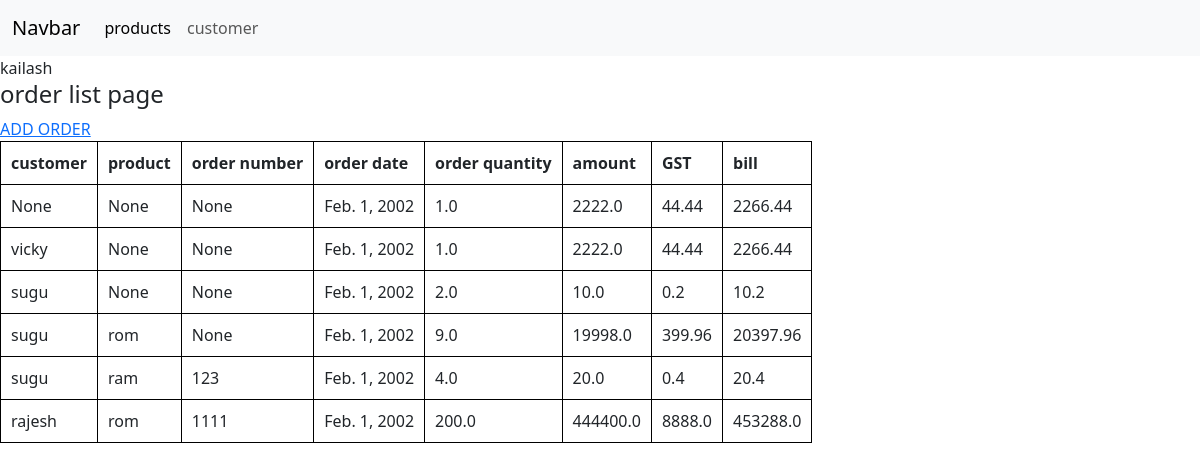
Screenshot of /customer/orderlist/ with the database file from the repository.
### customer/models.py (models this page shows, shortened)
class Order(models.Model):
    customer_reference=models.ForeignKey(Customer,on_delete=models.CASCADE,null=True)
    product_reference=models.ForeignKey(Product,on_delete=models.SET_NULL,null=True)
    order_number=models.CharField(max_length=200,null=True)
    order_date=models.DateField(default=0)
    order_quantity=models.FloatField(default=0)
    amount=models.FloatField(default=0)
    gst=models.FloatField(default=0)
    bill_amount=models.FloatField(default=0)

class Customer(models.Model):
    Customer_name=models.CharField(max_length=200,null=True)
    Customer_since=models.CharField(max_length=200,null=True)
    def __str__(self):
        return  self.Customer_name

### backend/models.py (models this page shows)
class Product(models.Model):
    product_name=models.CharField(max_length=200,null=True)
    product_code=models.CharField(max_length=200,null=True)
    price=models.FloatField(default=0)
    gst=models.IntegerField(default=0)
    def __str__(self):
        return  self.product_name

### customer/views.py (the view)
# urls.py: path('orderlist/',order_list),
def order_list(request):
    context={
        "order_list":Order.objects.all()
    }
    return render(request,'order.html',context)

### frontenapp/templates/order.html (shortened to what this page needs)
{% extends 'base.html'%}
{%block content%}
<h4>order list page</h4>
<a href="/customer/order/"
    <button> ADD ORDER</button>
</a>
<table>
    <thead>
        <tr>
            <th>customer</th>
            <th>product</th>
            <th>order number</th>
            <th>order date</th>
            <th>order quantity</th>
            <th>amount</th>
            <th>GST</th>
            <th>bill</th>
        </tr>
    </thead>
    {% for Order in order_list %}
    <tbody>
        <tr>
<td>{{ Order.customer_reference}}</td>
<td>{{ Order.product_reference}}</td>
<td>{{Order.order_number}}</td>
<td>{{Order.order_date}}</td>
<td>{{Order.order_quantity}}</td>
<td>{{Order.amount}}</td>
<td>{{Order.gst}}</td>
<td>{{Order.bill_amount}}</td>
        </tr>
    </tbody>
    {% endfor%}
{%endblock%}

### frontenapp/templates/base.html (shortened to what this page needs)
{% load django_bootstrap5 %}
{% bootstrap_css %}
<html>
<body>
    <nav class="navbar navbar-expand-lg bg-body-tertiary">
        <div class="container-fluid">
          <a class="navbar-brand" href="#">Navbar</a>
          <div class="collapse navbar-collapse" id="navbarNavAltMarkup">
            <div class="navbar-nav">
              <a class="nav-link active" aria-current="page" href="/backend/product/view/">products</a>
              <a class="nav-link" href="/customer/view/">customer</a>
            </div>
          </div>
        </div>
      </nav>
    <h>kailash</h>
{%block content %}
{%endblock%}
</body>
</html>

### frontenapp/templates/order.html (style rules this page uses)
table,th,td { border: 1px solid black; padding: 10px; }

### rows the page displays
Order: customer_reference "None", product_reference "None", order_number "None", order_date "Feb. 1, 2002", order_quantity "1.0", amount "2222.0", gst "44.44", bill_amount "2266.44"
Order: customer_reference "vicky", product_reference "None", order_number "None", order_date "Feb. 1, 2002", order_quantity "1.0", amount "2222.0", gst "44.44", bill_amount "2266.44"
Order: customer_reference "sugu", product_reference "None", order_number "None", order_date "Feb. 1, 2002", order_quantity "2.0", amount "10.0", gst "0.2", bill_amount "10.2"
Order: customer_reference "sugu", product_reference "rom", order_number "None", order_date "Feb. 1, 2002", order_quantity "9.0", amount "19998.0", gst "399.96", bill_amount "20397.96"
Order: customer_reference "sugu", product_reference "ram", order_number "123", order_date "Feb. 1, 2002", order_quantity "4.0", amount "20.0", gst "0.4", bill_amount "20.4"
Order: customer_reference "rajesh", product_reference "rom", order_number "1111", order_date "Feb. 1, 2002", order_quantity "200.0", amount "444400.0", gst "8888.0", bill_amount "453288.0"
